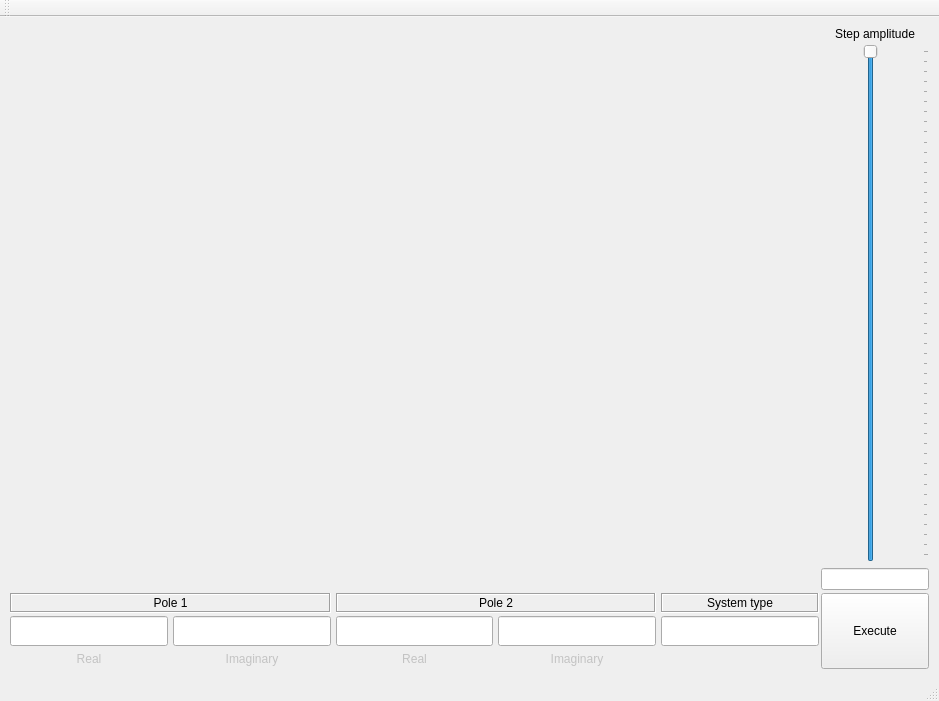
<?xml version="1.0" encoding="UTF-8"?>
<ui version="4.0">
 <class>MainWindow</class>
 <widget class="QMainWindow" name="MainWindow">
  <property name="geometry">
   <rect>
    <x>0</x>
    <y>0</y>
    <width>939</width>
    <height>701</height>
   </rect>
  </property>
  <property name="windowTitle">
   <string>MainWindow</string>
  </property>
  <widget class="QWidget" name="centralWidget">
   <property name="sizePolicy">
    <sizepolicy hsizetype="Expanding" vsizetype="Expanding">
     <horstretch>0</horstretch>
     <verstretch>0</verstretch>
    </sizepolicy>
   </property>
   <layout class="QGridLayout" name="gridLayout">
    <property name="leftMargin">
     <number>10</number>
    </property>
    <property name="topMargin">
     <number>10</number>
    </property>
    <property name="rightMargin">
     <number>10</number>
    </property>
    <property name="bottomMargin">
     <number>10</number>
    </property>
    <property name="horizontalSpacing">
     <number>2</number>
    </property>
    <property name="verticalSpacing">
     <number>3</number>
    </property>
    <item row="0" column="1">
     <widget class="QLabel" name="l_step_amp">
      <property name="sizePolicy">
       <sizepolicy hsizetype="Minimum" vsizetype="Minimum">
        <horstretch>0</horstretch>
        <verstretch>0</verstretch>
       </sizepolicy>
      </property>
      <property name="text">
       <string>Step amplitude</string>
      </property>
      <property name="alignment">
       <set>Qt::AlignCenter</set>
      </property>
     </widget>
    </item>
    <item row="0" column="0" rowspan="2">
     <widget class="QCustomPlot" name="qcplot" native="true"/>
    </item>
    <item row="1" column="1">
     <layout class="QVBoxLayout" name="vl1">
      <item>
       <widget class="QSlider" name="slider_step_amp">
        <property name="sizePolicy">
         <sizepolicy hsizetype="Minimum" vsizetype="Expanding">
          <horstretch>0</horstretch>
          <verstretch>0</verstretch>
         </sizepolicy>
        </property>
        <property name="minimum">
         <number>0</number>
        </property>
        <property name="maximum">
         <number>50</number>
        </property>
        <property name="pageStep">
         <number>0</number>
        </property>
        <property name="value">
         <number>50</number>
        </property>
        <property name="sliderPosition">
         <number>50</number>
        </property>
        <property name="orientation">
         <enum>Qt::Vertical</enum>
        </property>
        <property name="tickPosition">
         <enum>QSlider::TicksBelow</enum>
        </property>
       </widget>
      </item>
      <item>
       <widget class="QLineEdit" name="le_step_amp">
        <property name="sizePolicy">
         <sizepolicy hsizetype="Minimum" vsizetype="Fixed">
          <horstretch>0</horstretch>
          <verstretch>0</verstretch>
         </sizepolicy>
        </property>
        <property name="alignment">
         <set>Qt::AlignCenter</set>
        </property>
       </widget>
      </item>
     </layout>
    </item>
    <item row="2" column="1">
     <widget class="QPushButton" name="b_execute">
      <property name="sizePolicy">
       <sizepolicy hsizetype="Preferred" vsizetype="Preferred">
        <horstretch>0</horstretch>
        <verstretch>0</verstretch>
       </sizepolicy>
      </property>
      <property name="maximumSize">
       <size>
        <width>100000</width>
        <height>100000</height>
       </size>
      </property>
      <property name="text">
       <string>Execute</string>
      </property>
      <property name="flat">
       <bool>false</bool>
      </property>
     </widget>
    </item>
    <item row="2" column="0">
     <layout class="QGridLayout" name="gl2">
      <property name="horizontalSpacing">
       <number>5</number>
      </property>
      <property name="verticalSpacing">
       <number>3</number>
      </property>
      <item row="2" column="2">
       <widget class="QLabel" name="l_p2_r">
        <property name="sizePolicy">
         <sizepolicy hsizetype="Expanding" vsizetype="Fixed">
          <horstretch>0</horstretch>
          <verstretch>0</verstretch>
         </sizepolicy>
        </property>
        <property name="minimumSize">
         <size>
          <width>0</width>
          <height>20</height>
         </size>
        </property>
        <property name="font">
         <font>
          <weight>50</weight>
          <bold>false</bold>
         </font>
        </property>
        <property name="styleSheet">
         <string notr="true">color: rgb(221, 221, 221);
color: rgb(195, 195, 195);</string>
        </property>
        <property name="text">
         <string>Real</string>
        </property>
        <property name="alignment">
         <set>Qt::AlignCenter</set>
        </property>
       </widget>
      </item>
      <item row="2" column="0">
       <widget class="QLabel" name="l_p1_r">
        <property name="sizePolicy">
         <sizepolicy hsizetype="Expanding" vsizetype="Fixed">
          <horstretch>0</horstretch>
          <verstretch>0</verstretch>
         </sizepolicy>
        </property>
        <property name="minimumSize">
         <size>
          <width>0</width>
          <height>20</height>
         </size>
        </property>
        <property name="font">
         <font>
          <weight>50</weight>
          <bold>false</bold>
         </font>
        </property>
        <property name="styleSheet">
         <string notr="true">color: rgb(221, 221, 221);
color: rgb(195, 195, 195);</string>
        </property>
        <property name="text">
         <string>Real</string>
        </property>
        <property name="alignment">
         <set>Qt::AlignCenter</set>
        </property>
       </widget>
      </item>
      <item row="0" column="4">
       <widget class="QLabel" name="l_type">
        <property name="sizePolicy">
         <sizepolicy hsizetype="Expanding" vsizetype="Minimum">
          <horstretch>0</horstretch>
          <verstretch>0</verstretch>
         </sizepolicy>
        </property>
        <property name="minimumSize">
         <size>
          <width>0</width>
          <height>20</height>
         </size>
        </property>
        <property name="frameShape">
         <enum>QFrame::Box</enum>
        </property>
        <property name="frameShadow">
         <enum>QFrame::Sunken</enum>
        </property>
        <property name="text">
         <string>System type</string>
        </property>
        <property name="alignment">
         <set>Qt::AlignCenter</set>
        </property>
       </widget>
      </item>
      <item row="0" column="2" colspan="2">
       <widget class="QLabel" name="l_p2">
        <property name="sizePolicy">
         <sizepolicy hsizetype="Expanding" vsizetype="Minimum">
          <horstretch>0</horstretch>
          <verstretch>0</verstretch>
         </sizepolicy>
        </property>
        <property name="minimumSize">
         <size>
          <width>0</width>
          <height>20</height>
         </size>
        </property>
        <property name="frameShape">
         <enum>QFrame::Box</enum>
        </property>
        <property name="frameShadow">
         <enum>QFrame::Sunken</enum>
        </property>
        <property name="text">
         <string>Pole 2</string>
        </property>
        <property name="alignment">
         <set>Qt::AlignCenter</set>
        </property>
       </widget>
      </item>
      <item row="2" column="3">
       <widget class="QLabel" name="l_p2_i">
        <property name="sizePolicy">
         <sizepolicy hsizetype="Expanding" vsizetype="Fixed">
          <horstretch>0</horstretch>
          <verstretch>0</verstretch>
         </sizepolicy>
        </property>
        <property name="minimumSize">
         <size>
          <width>0</width>
          <height>20</height>
         </size>
        </property>
        <property name="font">
         <font>
          <weight>50</weight>
          <bold>false</bold>
         </font>
        </property>
        <property name="styleSheet">
         <string notr="true">color: rgb(221, 221, 221);
color: rgb(195, 195, 195);</string>
        </property>
        <property name="text">
         <string>Imaginary</string>
        </property>
        <property name="alignment">
         <set>Qt::AlignCenter</set>
        </property>
       </widget>
      </item>
      <item row="2" column="1">
       <widget class="QLabel" name="l_p1_i">
        <property name="sizePolicy">
         <sizepolicy hsizetype="Expanding" vsizetype="Fixed">
          <horstretch>0</horstretch>
          <verstretch>0</verstretch>
         </sizepolicy>
        </property>
        <property name="minimumSize">
         <size>
          <width>0</width>
          <height>20</height>
         </size>
        </property>
        <property name="font">
         <font>
          <weight>50</weight>
          <bold>false</bold>
         </font>
        </property>
        <property name="styleSheet">
         <string notr="true">color: rgb(221, 221, 221);
color: rgb(195, 195, 195);</string>
        </property>
        <property name="text">
         <string>Imaginary</string>
        </property>
        <property name="alignment">
         <set>Qt::AlignCenter</set>
        </property>
       </widget>
      </item>
      <item row="0" column="0" colspan="2">
       <widget class="QLabel" name="l_p1">
        <property name="sizePolicy">
         <sizepolicy hsizetype="Expanding" vsizetype="Minimum">
          <horstretch>0</horstretch>
          <verstretch>0</verstretch>
         </sizepolicy>
        </property>
        <property name="minimumSize">
         <size>
          <width>0</width>
          <height>20</height>
         </size>
        </property>
        <property name="frameShape">
         <enum>QFrame::Box</enum>
        </property>
        <property name="frameShadow">
         <enum>QFrame::Sunken</enum>
        </property>
        <property name="text">
         <string>Pole 1</string>
        </property>
        <property name="alignment">
         <set>Qt::AlignCenter</set>
        </property>
       </widget>
      </item>
      <item row="1" column="0">
       <widget class="QLineEdit" name="le_p1_r">
        <property name="sizePolicy">
         <sizepolicy hsizetype="Expanding" vsizetype="Minimum">
          <horstretch>0</horstretch>
          <verstretch>0</verstretch>
         </sizepolicy>
        </property>
        <property name="minimumSize">
         <size>
          <width>0</width>
          <height>30</height>
         </size>
        </property>
        <property name="alignment">
         <set>Qt::AlignCenter</set>
        </property>
       </widget>
      </item>
      <item row="1" column="1">
       <widget class="QLineEdit" name="le_p1_i">
        <property name="sizePolicy">
         <sizepolicy hsizetype="Expanding" vsizetype="Minimum">
          <horstretch>0</horstretch>
          <verstretch>0</verstretch>
         </sizepolicy>
        </property>
        <property name="minimumSize">
         <size>
          <width>0</width>
          <height>30</height>
         </size>
        </property>
        <property name="alignment">
         <set>Qt::AlignCenter</set>
        </property>
       </widget>
      </item>
      <item row="1" column="2">
       <widget class="QLineEdit" name="le_p2_r">
        <property name="sizePolicy">
         <sizepolicy hsizetype="Expanding" vsizetype="Minimum">
          <horstretch>0</horstretch>
          <verstretch>0</verstretch>
         </sizepolicy>
        </property>
        <property name="minimumSize">
         <size>
          <width>0</width>
          <height>30</height>
         </size>
        </property>
        <property name="alignment">
         <set>Qt::AlignCenter</set>
        </property>
       </widget>
      </item>
      <item row="1" column="3">
       <widget class="QLineEdit" name="le_p2_i">
        <property name="sizePolicy">
         <sizepolicy hsizetype="Expanding" vsizetype="Minimum">
          <horstretch>0</horstretch>
          <verstretch>0</verstretch>
         </sizepolicy>
        </property>
        <property name="minimumSize">
         <size>
          <width>0</width>
          <height>30</height>
         </size>
        </property>
        <property name="alignment">
         <set>Qt::AlignCenter</set>
        </property>
       </widget>
      </item>
      <item row="1" column="4">
       <widget class="QLineEdit" name="le_type">
        <property name="sizePolicy">
         <sizepolicy hsizetype="Expanding" vsizetype="Minimum">
          <horstretch>0</horstretch>
          <verstretch>0</verstretch>
         </sizepolicy>
        </property>
        <property name="minimumSize">
         <size>
          <width>0</width>
          <height>30</height>
         </size>
        </property>
        <property name="alignment">
         <set>Qt::AlignCenter</set>
        </property>
       </widget>
      </item>
     </layout>
    </item>
   </layout>
  </widget>
  <widget class="QMenuBar" name="menuBar">
   <property name="geometry">
    <rect>
     <x>0</x>
     <y>0</y>
     <width>939</width>
     <height>25</height>
    </rect>
   </property>
  </widget>
  <widget class="QToolBar" name="mainToolBar">
   <attribute name="toolBarArea">
    <enum>TopToolBarArea</enum>
   </attribute>
   <attribute name="toolBarBreak">
    <bool>false</bool>
   </attribute>
  </widget>
  <widget class="QStatusBar" name="statusBar"/>
 </widget>
 <layoutdefault spacing="6" margin="11"/>
 <customwidgets>
  <customwidget>
   <class>QCustomPlot</class>
   <extends>QWidget</extends>
   <header>qcustomplot.h</header>
   <container>1</container>
  </customwidget>
 </customwidgets>
 <resources/>
 <connections/>
</ui>
